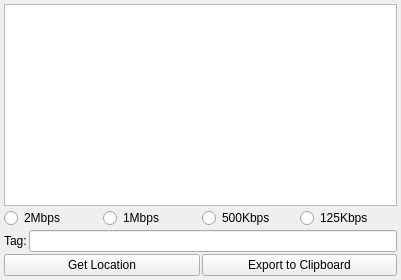
<?xml version="1.0" encoding="UTF-8"?>
<ui version="4.0">
 <class>MainWindow</class>
 <widget class="QMainWindow" name="MainWindow">
  <property name="geometry">
   <rect>
    <x>0</x>
    <y>0</y>
    <width>401</width>
    <height>280</height>
   </rect>
  </property>
  <property name="windowTitle">
   <string>MainWindow</string>
  </property>
  <widget class="QWidget" name="centralWidget">
   <layout class="QVBoxLayout" name="verticalLayout">
    <property name="spacing">
     <number>2</number>
    </property>
    <property name="leftMargin">
     <number>4</number>
    </property>
    <property name="topMargin">
     <number>4</number>
    </property>
    <property name="rightMargin">
     <number>4</number>
    </property>
    <property name="bottomMargin">
     <number>4</number>
    </property>
    <item>
     <widget class="QPlainTextEdit" name="edit_DisplayLog">
      <property name="undoRedoEnabled">
       <bool>false</bool>
      </property>
      <property name="readOnly">
       <bool>true</bool>
      </property>
     </widget>
    </item>
    <item>
     <layout class="QHBoxLayout" name="horizontalLayout_2">
      <property name="spacing">
       <number>2</number>
      </property>
      <property name="topMargin">
       <number>0</number>
      </property>
      <item>
       <widget class="QRadioButton" name="rdo_2M">
        <property name="text">
         <string>2Mbps</string>
        </property>
       </widget>
      </item>
      <item>
       <widget class="QRadioButton" name="rdo_1M">
        <property name="text">
         <string>1Mbps</string>
        </property>
       </widget>
      </item>
      <item>
       <widget class="QRadioButton" name="rdo_500K">
        <property name="text">
         <string>500Kbps</string>
        </property>
       </widget>
      </item>
      <item>
       <widget class="QRadioButton" name="rdo_125K">
        <property name="text">
         <string>125Kbps</string>
        </property>
       </widget>
      </item>
     </layout>
    </item>
    <item>
     <layout class="QHBoxLayout" name="horizontalLayout_3">
      <property name="spacing">
       <number>2</number>
      </property>
      <property name="topMargin">
       <number>0</number>
      </property>
      <item>
       <widget class="QLabel" name="label">
        <property name="text">
         <string>Tag:</string>
        </property>
       </widget>
      </item>
      <item>
       <widget class="QLineEdit" name="edit_Tag"/>
      </item>
     </layout>
    </item>
    <item>
     <layout class="QHBoxLayout" name="horizontalLayout">
      <property name="spacing">
       <number>2</number>
      </property>
      <item>
       <widget class="QPushButton" name="btn_GetLocation">
        <property name="text">
         <string>Get Location</string>
        </property>
       </widget>
      </item>
      <item>
       <widget class="QPushButton" name="btn_Export">
        <property name="text">
         <string>Export to Clipboard</string>
        </property>
       </widget>
      </item>
     </layout>
    </item>
   </layout>
  </widget>
 </widget>
 <layoutdefault spacing="6" margin="11"/>
 <resources/>
 <connections/>
</ui>
